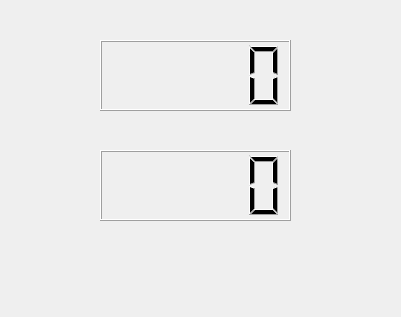
<?xml version="1.0" encoding="UTF-8"?>
<ui version="4.0">
 <class>Widget</class>
 <widget class="QWidget" name="Widget">
  <property name="geometry">
   <rect>
    <x>0</x>
    <y>0</y>
    <width>401</width>
    <height>317</height>
   </rect>
  </property>
  <property name="windowTitle">
   <string>Widget</string>
  </property>
  <widget class="QLCDNumber" name="lcdNumber">
   <property name="geometry">
    <rect>
     <x>100</x>
     <y>40</y>
     <width>191</width>
     <height>71</height>
    </rect>
   </property>
  </widget>
  <widget class="QLCDNumber" name="lcdNumber_2">
   <property name="geometry">
    <rect>
     <x>100</x>
     <y>150</y>
     <width>191</width>
     <height>71</height>
    </rect>
   </property>
  </widget>
 </widget>
 <resources/>
 <connections/>
</ui>
